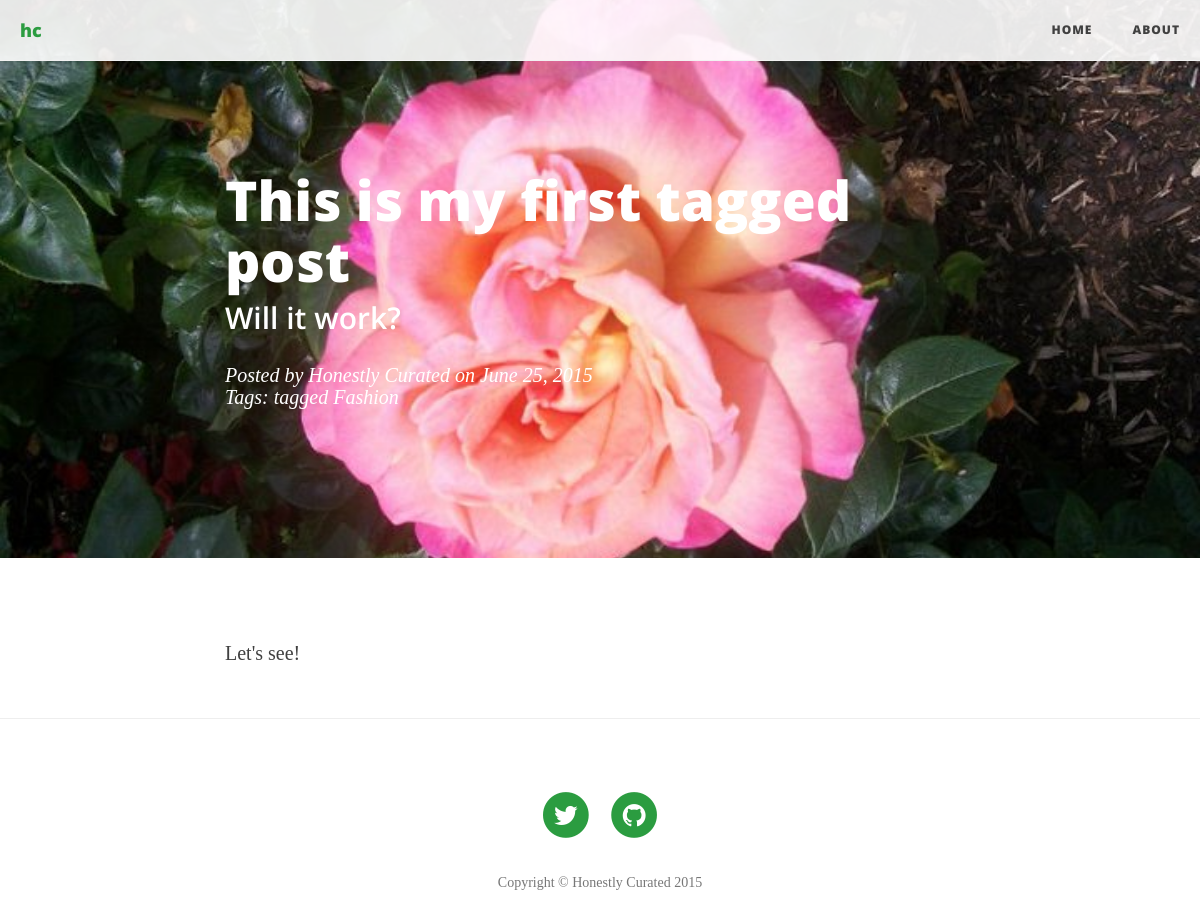
The app's page /my-first-tagged-post/ with its own data.
### blog/models.py (models this page shows, shortened)
class Post(models.Model):
    title = models.CharField(max_length=255)
    slug = models.SlugField(unique=True,
                            max_length=255)
    description = models.CharField(max_length=255)
    author = models.CharField(max_length=255,default="Honestly Curated")
    content = RedactorField(verbose_name=u'Text')
    published = models.BooleanField(default=True)
    created = models.DateTimeField(auto_now_add=True)
    tag = models.ManyToManyField(Tag, related_name="posts", related_query_name="post", blank=True)
    class Meta:
        ordering = ['-created']

class Tag(models.Model):
    name = models.CharField(max_length=255, unique=True)
    slug = models.SlugField(max_length=255, unique=True)
    class Meta:
        ordering = ['-name']

### blog/views.py (the view)
# urls.py: url(r'^(?P<slug>[\w\-]+)/$', 'blog.views.post'),
def post(request,slug):
    post = get_object_or_404(Post,slug=slug)
    post.tags = Tag.objects.filter(post__slug=post.slug)
    return render(request,'blog/post.html',{'post':post,'MEDIA_URL':settings.MEDIA_URL})

### random_image/templatetags/random_image.py (called while the page is built)
@register.simple_tag
def random_image(image_dir):
    try:
        valid_extensions = settings.RANDOM_IMAGE_EXTENSIONS
    except AttributeError:
        valid_extensions = ['.jpg','.jpeg','.png','.gif',]
    if image_dir:
        rel_dir = image_dir
    else:
        rel_dir = settings.RANDOM_IMAGE_DIR
    rand_dir = os.path.join(settings.MEDIA_ROOT, rel_dir)
    files = [f for f in os.listdir(rand_dir) if os.path.splitext(f)[1] in valid_extensions]
    return os.path.join(rel_dir, random.choice(files))

### hc/templates/blog/post.html (shortened to what this page needs)
{% extends 'blog/base.html' %}
    {% load staticfiles %}
    {% load random_image %}
    {% block content %}
    <header class="intro-header" style="background-image: url('{{MEDIA_URL}}{% random_image "blog" %}')">
        <div class="container">
            <div class="row">
                <div class="col-lg-8 col-lg-offset-2 col-md-10 col-md-offset-1">
                    <div class="post-heading">
                        <h1>{{post.title}}</h1>
                        <h2 class="subheading">{{post.description}}</h2>
                        <span class="meta">Posted by {{post.author}} on
                            <time datetime="{{post.created|date:"c"}}">
                                {{post.created|date}}
                            </time>
                        </span>
                        {% if post.tags %}
                        <span class="meta tags">
                            Tags:
                            {% for tag in post.tags %}
                                <a href="{% url 'blog.views.index' %}?page=1&tag={{tag.slug}}">{{tag.name}}</a>
                            {% endfor %}
                        </span>
                        {% endif %}
                    </div>
                </div>
            </div>
        </div>
    </header>
    <article>
        <div class="container">
            <div class="row">
                <div class="col-lg-8 col-lg-offset-2 col-md-10 col-md-offset-1">
                    {{ post.content|safe}}
                </div>
            </div>
        </div>
    </article>
    <hr>
    {% endblock %}

### hc/templates/blog/base.html (style rules this page uses)
a { color: #2b9c40; }

### records on screen
Post: title "This is my first tagged post", description "Will it work?", author "Honestly Curated", created "June 25, 2015", content "Let's see!"
Tag: name "tagged"
Tag: name "Fashion"
